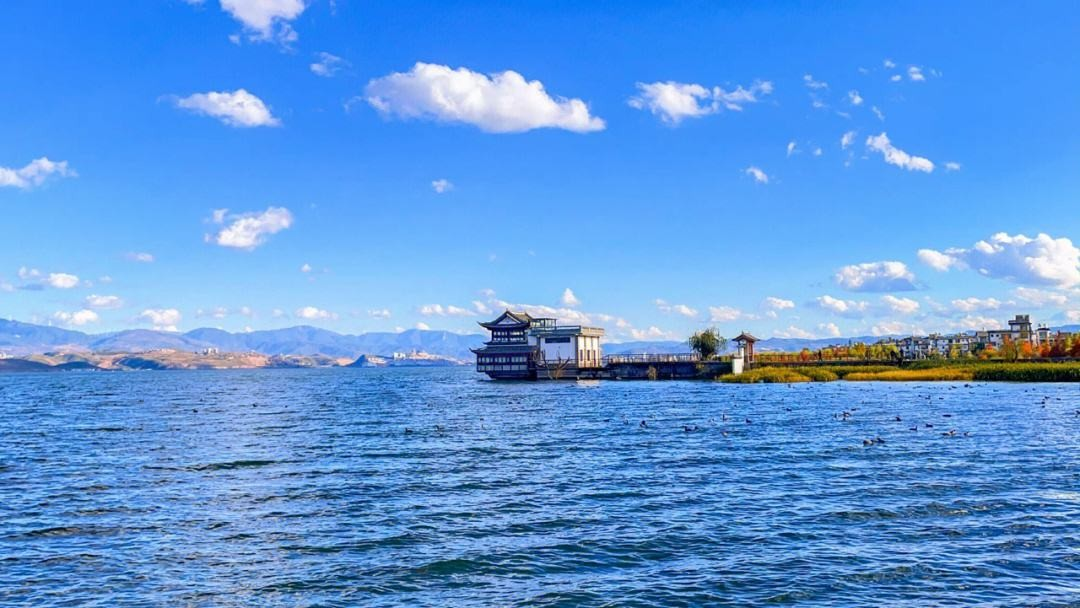
//> input picture lab/2023104666-23automationCaoRui-lab02/lab02/test.jpg, 1080 x 608 px
$ ./lab02   (built with g++ and OpenCV 4)
//> lines starting //> are read from the running program, lines starting //| are printed output that depends on the picture
#include <opencv2/opencv.hpp>
#include <iostream>

using namespace cv;
using namespace std;

int main(int argc, char** argv) {
    // ================== 任务1：读取测试图片 ==================
    Mat img = imread("test.jpg", IMREAD_COLOR);
//> img is the input picture: 608 rows x 1080 cols, CV_8UC3; mean B, G, R 220.3, 152.3, 94
    if (img.empty()) {
        cout << "无法读取图片，请检查路径！" << endl;
        return -1;
    }

    // ================== 任务2：输出图像基本信息 ==================
    cout << "===  图像基本信息 ===" << endl;
    cout << "宽度 (Width): " << img.cols << " px" << endl;
//| 宽度 (Width): 1080 px
    cout << "高度 (Height): " << img.rows << " px" << endl;
//| 高度 (Height): 608 px
    cout << "通道数 (Channels): " << img.channels() << endl;
//| 通道数 (Channels): 3

    string type_str;
    int type = img.type();
//> type = 16
    if (type == CV_8UC1) type_str = "CV_8UC1 (8位灰度图)";
    else if (type == CV_8UC3) type_str = "CV_8UC3 (8位彩色图)";
    else type_str = "其他类型";
    cout << "数据类型 (Type): " << type_str << endl;

    // ================== 任务4：转换为灰度图 ==================
    Mat gray_img;
    cvtColor(img, gray_img, COLOR_BGR2GRAY);
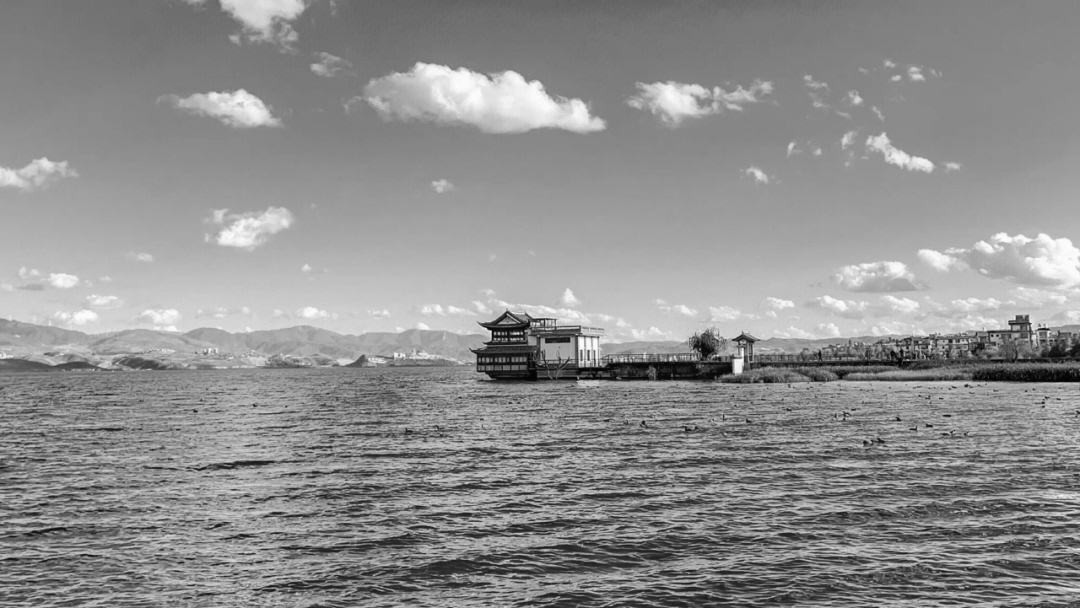
//> gray_img: 608 rows x 1080 cols, CV_8UC1; min 0, max 255, mean 142.6

    // ================== 任务5：保存灰度图 ==================
    imwrite("gray_test.jpg", gray_img);
    cout << "灰度图已保存: gray_test.jpg" << endl;

    // ================== 任务6：像素访问 + 裁剪 ==================
    // 输出(100,100)像素值
    if (img.channels() == 3) {
        Vec3b pixel = img.at<Vec3b>(100, 100);
//> pixel = [252, 148, 65]
        cout << "像素 (100,100) BGR: ("
             << (int)pixel[0] << ", " << (int)pixel[1] << ", " << (int)pixel[2] << ")" << endl;
//| 像素 (100,100) BGR: (252, 148, 65)
    } else {
        uchar pixel = gray_img.at<uchar>(100, 100);
        cout << "像素 (100,100) 灰度值: " << (int)pixel << endl;
    }

    // 裁剪 200x200 并保存
    Rect roi(0, 0, 200, 200);
    Mat crop_img = img(roi);
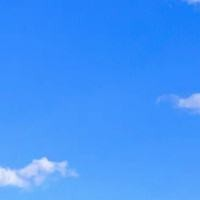
//> crop_img: 200 rows x 200 cols, CV_8UC3; mean B, G, R 251.2, 148.8, 65.4
    imwrite("crop_test.jpg", crop_img);
    cout << "裁剪图已保存: crop_test.jpg" << endl;

    cout << "\n所有任务完成！" << endl;
    return 0;
}
